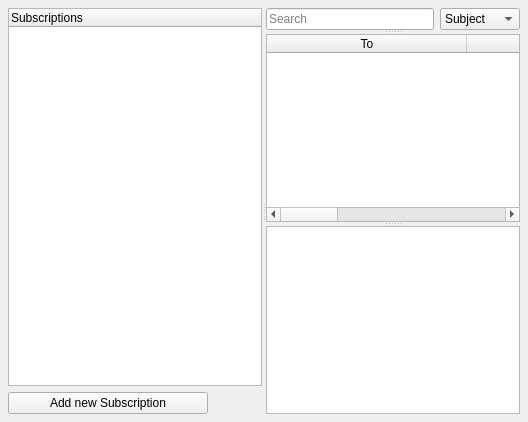
      <widget class="QWidget" name="subscriptions">
       <attribute name="icon">
        <iconset resource="bitmessage_icons.qrc">
         <normaloff>:/newPrefix/images/subscriptions.png</normaloff>:/newPrefix/images/subscriptions.png</iconset>
       </attribute>
       <attribute name="title">
        <string>Subscriptions</string>
       </attribute>
       <layout class="QVBoxLayout">
        <property name="leftMargin">
         <number>8</number>
        </property>
        <property name="topMargin">
         <number>8</number>
        </property>
        <property name="rightMargin">
         <number>8</number>
        </property>
        <property name="bottomMargin">
         <number>8</number>
        </property>
        <item>
         <widget class="SSplitter" name="subscriptionsHorizontalSplitter">
          <property name="orientation">
           <enum>Qt::Horizontal</enum>
          </property>
          <widget class="QWidget" name="subscriptionsIdentitiesWidget">
           <layout class="QVBoxLayout">
            <item>
             <widget class="STreeWidget" name="treeWidgetSubscriptions">
              <property name="contextMenuPolicy">
               <enum>Qt::CustomContextMenu</enum>
              </property>
              <property name="alternatingRowColors">
               <bool>true</bool>
              </property>
              <property name="selectionMode">
               <enum>QAbstractItemView::SingleSelection</enum>
              </property>
              <property name="selectionBehavior">
               <enum>QAbstractItemView::SelectRows</enum>
              </property>
              <column>
               <property name="text">
                <string>Subscriptions</string>
               </property>
               <property name="icon">
                <iconset>
                 <selectedoff>:/newPrefix/images/subscriptions.png</selectedoff>
                </iconset>
               </property>
              </column>
             </widget>
            </item>
            <item>
             <widget class="QPushButton" name="pushButtonAddSubscription">
              <property name="maximumSize">
               <size>
                <width>200</width>
                <height>16777215</height>
               </size>
              </property>
              <property name="text">
               <string>Add new Subscription</string>
              </property>
             </widget>
            </item>
           </layout>
          </widget>
          <widget class="SSplitter" name="subscriptionsMessagecontrolSplitter">
           <property name="orientation">
            <enum>Qt::Vertical</enum>
           </property>
           <widget class="QWidget" name="searchWidget">
            <layout class="QHBoxLayout" name="searchLayout">
             <item>
              <widget class="QLineEdit" name="inboxSearchLineEditSubscriptions">
               <property name="placeholderText">
                <string>Search</string>
               </property>
              </widget>
             </item>
             <item>
              <widget class="QComboBox" name="inboxSearchOptionSubscriptions">
		<property name="currentIndex">
                <number>2</number>
               </property>
               <item>
                <property name="text">
                 <string>All</string>
                </property>
               </item>
               <item>
                <property name="text">
                 <string>From</string>
                </property>
               </item>
               <item>
                <property name="text">
                 <string>Subject</string>
                </property>
               </item>
               <item>
                <property name="text">
                 <string>Message</string>
                </property>
               </item>
              </widget>
             </item>
            </layout>
           </widget>
           <widget class="STableWidget" name="tableWidgetInboxSubscriptions">
            <property name="contextMenuPolicy">
             <enum>Qt::CustomContextMenu</enum>
            </property>
            <property name="editTriggers">
             <set>QAbstractItemView::NoEditTriggers</set>
            </property>
            <property name="alternatingRowColors">
             <bool>true</bool>
            </property>
            <property name="selectionMode">
             <enum>QAbstractItemView::ExtendedSelection</enum>
            </property>
            <property name="selectionBehavior">
             <enum>QAbstractItemView::SelectRows</enum>
            </property>
            <property name="sortingEnabled">
             <bool>true</bool>
            </property>
            <property name="wordWrap">
             <bool>false</bool>
            </property>
            <attribute name="horizontalHeaderCascadingSectionResizes">
             <bool>true</bool>
            </attribute>
            <attribute name="horizontalHeaderDefaultSectionSize">
             <number>200</number>
            </attribute>
            <attribute name="horizontalHeaderHighlightSections">
             <bool>false</bool>
            </attribute>
            <attribute name="horizontalHeaderMinimumSectionSize">
             <number>27</number>
            </attribute>
            <attribute name="horizontalHeaderShowSortIndicator" stdset="0">
             <bool>false</bool>
            </attribute>
            <attribute name="horizontalHeaderStretchLastSection">
             <bool>true</bool>
            </attribute>
            <attribute name="verticalHeaderVisible">
             <bool>false</bool>
            </attribute>
            <attribute name="verticalHeaderDefaultSectionSize">
             <number>26</number>
            </attribute>
            <column>
             <property name="text">
              <string>To</string>
             </property>
            </column>
            <column>
             <property name="text">
              <string>From</string>
             </property>
            </column>
            <column>
             <property name="text">
              <string>Subject</string>
             </property>
            </column>
            <column>
             <property name="text">
              <string>Received</string>
             </property>
            </column>
           </widget>
           <widget class="MessageView" name="textEditInboxMessageSubscriptions">
            <property name="baseSize">
             <size>
              <width>0</width>
              <height>500</height>
             </size>
            </property>
            <property name="readOnly">
             <bool>true</bool>
            </property>
           </widget>
          </widget>
         </widget>
        </item>
       </layout>
      </widget>
